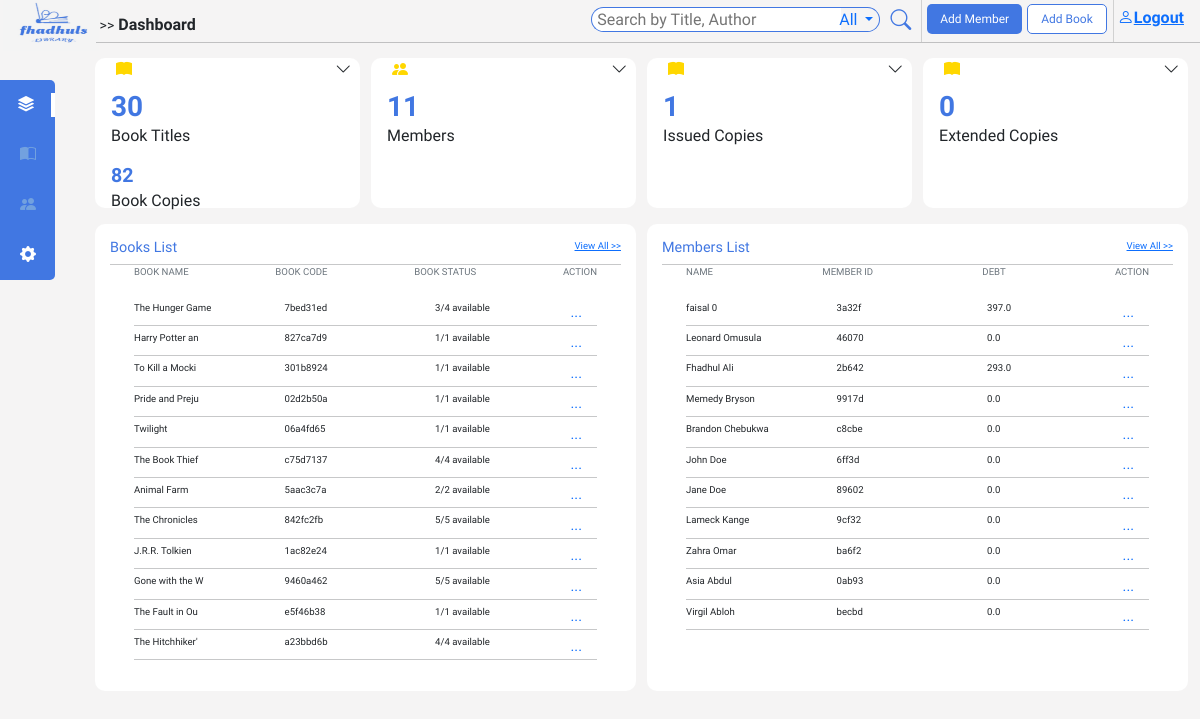
/, run on an earlier commit of the app's database.
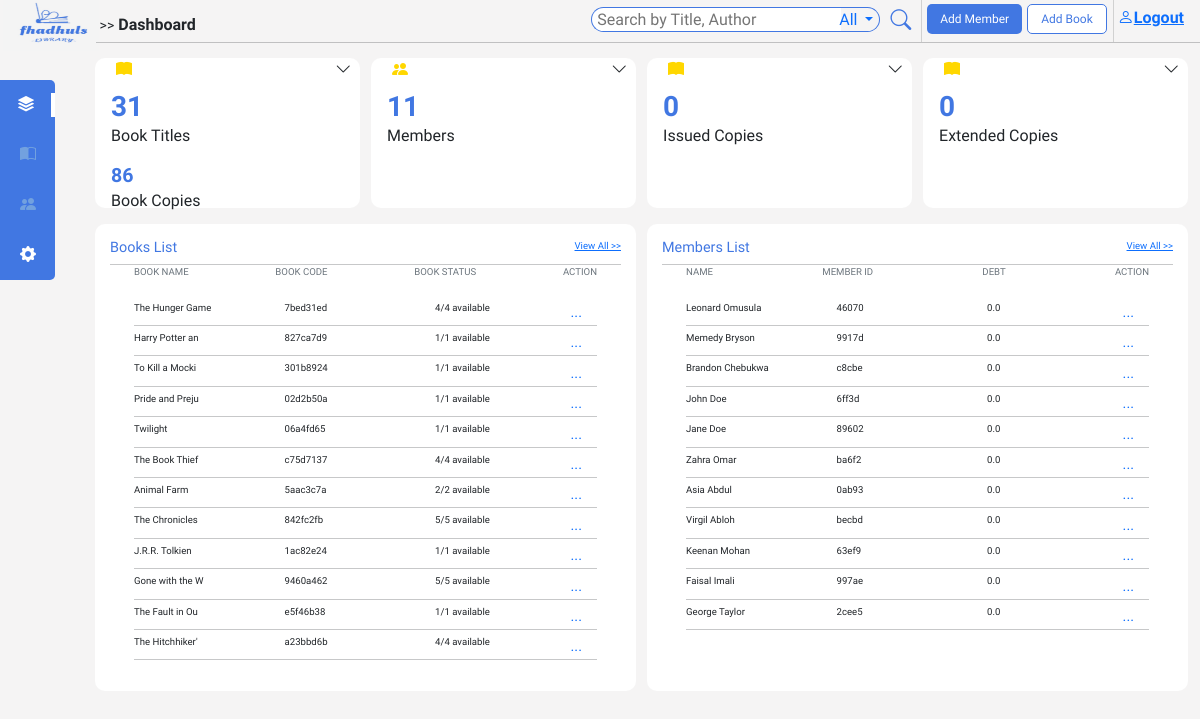
And on a later commit of the database.
### main/models.py (models this page shows, shortened)
class Book(models.Model):
    book_id = models.UUIDField(default=uuid.uuid4, editable=False)
    title = models.CharField(max_length=200)
    author = models.CharField(max_length=200)
    description = models.TextField()
    language = models.CharField(max_length=50)
    category = models.CharField(max_length=100)
    edition = models.CharField(max_length=100, blank=True, null=True)
    pages = models.IntegerField()
    publisher = models.CharField(max_length=100)
    publish_date = models.DateField(null=True, blank=True)
    img_url = models.URLField(null=True, blank=True)
    quantity = models.IntegerField()
    fee = models.FloatField()
    STATUS = [
        ('Issued', 'Issued'),
        ('On shelf', 'on shelf')
    ]
    status = models.CharField(max_length=15, choices=STATUS, default='On shelf')
    copy_ids = models.TextField(blank=True)

class Member(models.Model):
    member_id = models.UUIDField(default=uuid.uuid4, editable=False)
    first_name = models.CharField(max_length=200)
    last_name = models.CharField(max_length=200)
    GENDERS = [('male', 'male'),
                ('female', 'female')
        ]
    gender = models.CharField(max_length=10, choices=GENDERS, null=True)
    age = models.IntegerField(null=True)
    debt = models.FloatField(default=0.0)
    member_since = models.DateTimeField(auto_now_add=True)
    profile_img = models.ImageField(upload_to='image/profile_imgs', default='static/image/dummy1.png', null=True)
    address = models.CharField(max_length=200)
    mobile_no = models.CharField(max_length=10)
    national_id = models.CharField(max_length=8)
    email = models.CharField(max_length=200)

### main/views.py (the view, shortened to what this page needs)
# urls.py: 2. Add a URL to urlpatterns:  path('', Home.as_view(), name='home')
def Home(request):
    books = Book.objects.all()
    members = Member.objects.all()
    transactions = Transaction.objects.all()
    showcasebooks = books[:12]
    showcasemembers = members[:12]
    issuedCopies = transactions.filter(Q(status='pending') | Q(status='extended')).count
    extendedCopies = transactions.filter(status='extended').count
    totalCopies = 0
    for book in books:
        copyIds = len(book.copy_ids.split(','))
        totalCopies += copyIds
    context = {'showcasebooks': showcasebooks, 'showcasemembers': showcasemembers, 'h': 'h', 'books': books, 'members': members, 'totalcopies': totalCopies, 'issuedCopies': issuedCopies, 'extendedCopies': extendedCopies}
    query = request.GET.get('q')
    qType = request.GET.get('searchType')
    filterdData = []
    bookSearch = books
    return render(request, 'main/home.html', context)

### main/templatetags/custom_filters.py (called while the page is built)
@register.filter(name='split_length')
def split_length(value):
    return len(value.split(','))

### main/templates/main/home.html (shortened to what this page needs)
{% extends 'main/base.html' %}
{% load custom_filters %}
{% block content %}
{% include 'main/navbar.html' %}
<section id="home">
  <div id="details" class="">
    <div class="ps-3 mb-3">
        <i class="bi bi-book-fill" style="color: #FFD700; margin-left: 2%;"></i>
        <i class="bi bi-chevron-down" style="margin-left: 80%;"></i>
       <span>
        <h3 class="mb-0 pt-2"><strong>{{books.count }}</strong></h3>
        <p class="mb-0">Book Titles</p>
       </span>
    <span >
      <h3 class="mb-0 pt-2"><strong style="font-size: 0.7em;">{{totalcopies}}</strong></h3>
      <p class="mb-0">Book Copies</p>
      </span>
    </div>
    <div class="ps-3 mb-3">
        <i class="bi bi-people-fill" style="color: #FFD700; margin-left: 2%;"></i>
        <i class="bi bi-chevron-down" style="margin-left: 80%;"></i>
        <h3 class="mb-0 pt-2"><strong>{{ members.count }}</strong></h3>
        <p class="mb-0">Members</p>
    </div>
    <div class="ps-3 mb-3">
        <i class="bi bi-book-fill" style="color: #FFD700; margin-left: 2%;"></i>
        <i class="bi bi-chevron-down" style="margin-left: 80%;"></i>
        <h3 class="mb-0 pt-2"><strong>{{issuedCopies}}</strong></h3>
        <p class="mb-0">Issued Copies</p>
    </div>
    <div class="ps-3 mb-3">
        <i class="bi bi-book-fill" style="color: #FFD700; margin-left: 2%;"></i>
        <i class="bi bi-chevron-down" style="margin-left: 80%;"></i>
        <h3 class="mb-0 pt-2"><strong>{{ extendedCopies }}</strong></h3>
        <p class="mb-0">Extended Copies</p>
    </div>
  </div>
  <div id="listSection" class="">
    <div id="booksList" class="">
      <div class="listHeader">
        <h3>Books List</h3>
      <span><a href="{% url 'bookdetails' %}"> View All &gt&gt</a></span>
      </div>
      <hr>
      <ul>
        <li id="sectionHeader" class="d-flex justify-content-between ps-4 pe-4">
          <p class="text-secondary text-start">BOOK NAME</p>
          <p class="text-secondary text-start">BOOK CODE</p>
          <p class="text-secondary text-start">BOOK STATUS</p>
          <p class="text-secondary text-start">ACTION</p>
        </li>
        <li>
       <ul class="ps-4 pe-4">
        {% for book in showcasebooks %}
        <li class="listDIvider d-flex justify-content-between align-items-center text-dark">
          <p class="text-start">{{ book.title| slice:":15" }}</p>
          <p>{{ book.book_id|stringformat:"s" |slice:":8" }}</p>
          <p class="text-start"><span id="{{ book.title }}">{{ book.quantity }}</span>/{{book.copy_ids| split_length}} available</p>
          <div class="dropdown" style="left: -15px;">
            <a href="#"class="action" role="button" data-bs-toggle="dropdown" data-bs-target="#c">
            ...
           </a>
            </div>
        </li>
        <hr >
        {% endfor %}
       </ul>
        </li>
      </ul>
    </div>
    <div id="membersList">
      <div class="listHeader">
        <h3>Members List</h3>
      <span><a href="{% url 'membersdetails' %}">View All &gt&gt</a></span>
      </div>
      <hr>
      <ul>
        <li id="sectionHeader" class="d-flex justify-content-between ps-4 pe-4">
          <p class="text-secondary text-start" style=>NAME</p>
          <p class="text-secondary text-start" style=>MEMBER ID</p>
          <p class="text-secondary text-start" style=>DEBT</p>
          <p class="text-secondary text-start" style=>ACTION</p>
        </li>
        <li>
       <ul class="ps-4 pe-4">
        {% for member in showcasemembers %}
        <li class="listDIvider d-flex justify-content-between align-items-center text-dark">
          <p class="text-start">{{ member.first_name}} {{ member.last_name}}</p>
          <p>{{ member.member_id|stringformat:"s" |slice:":5" }}</p>
          <p class="text-start">{{ member.debt }}</p>
          <div class="dropdown" style="left: -15px;">
            <a href="#" class="action" role="button" data-bs-toggle="dropdown" data-bs-target="#c">
            ...
           </a>
        </div>
        </li>
        <hr >
        {% endfor %}
       </ul>
        </li>
      </ul>
  </div>
</section>
{% endblock content %}

What changed in the data, as far as the page shows it:
removed Member: first_name "faisal", last_name "0", member_id "3a32f", debt "397.0"
removed Member: first_name "Fhadhul", last_name "Ali", member_id "2b642", debt "293.0"
removed Member: first_name "Lameck", last_name "Kange", member_id "9cf32", debt "0.0"
changed Book "The Hunger Game": quantity "3" → "4"
added Member: first_name "Keenan", last_name "Mohan", member_id "63ef9", debt "0.0"
added Member: first_name "Faisal", last_name "Imali", member_id "997ae", debt "0.0"
added Member: first_name "George", last_name "Taylor", member_id "2cee5", debt "0.0"
Also different on the page:
{{ books.count }}: "30" → "31"
{{ totalcopies }}: "82" → "86"
{{ issuedCopies }}: "1" → "0"
